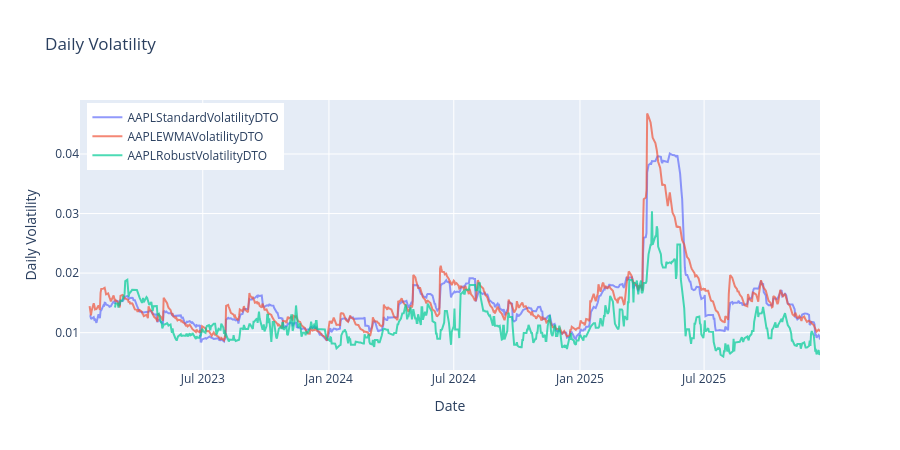
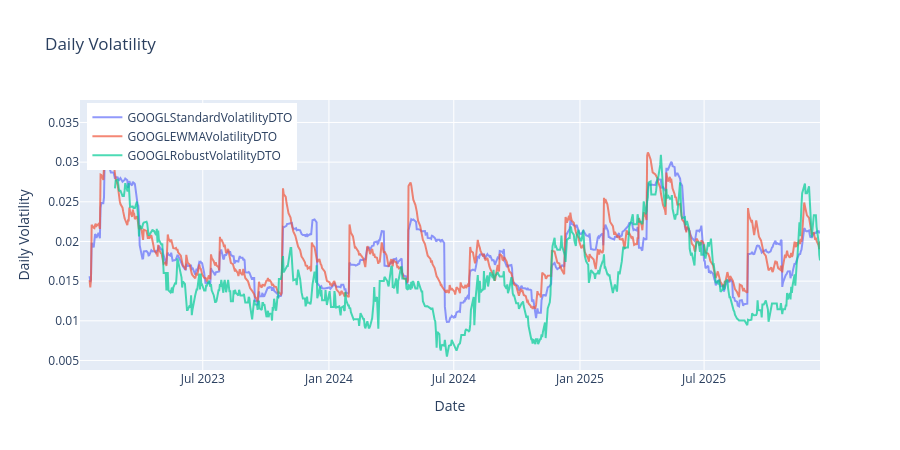
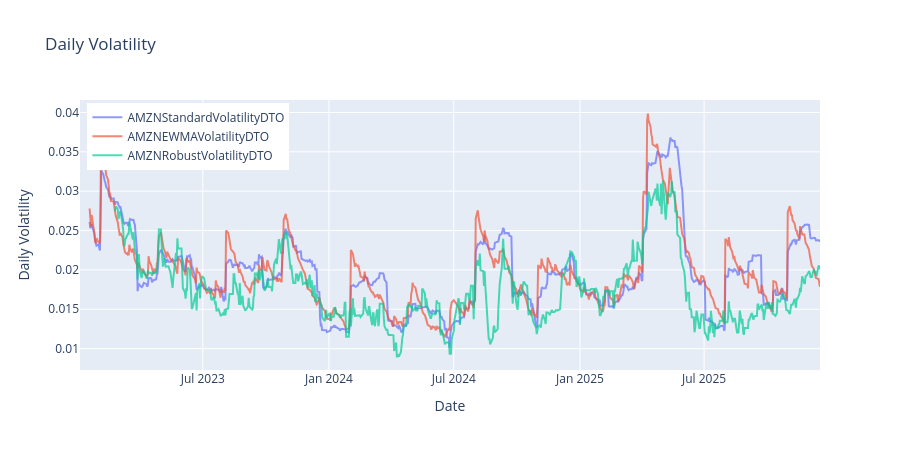
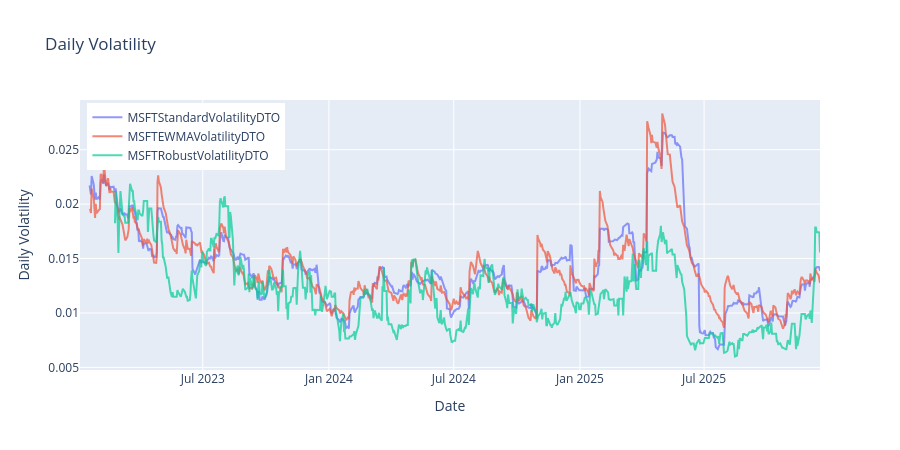

The notebook cell these images were saved under, in order:
### Markdown cell above
## Volatility

- all the volatilises are similar.
- EWMA has sudden peaks (undesirable)
- Robust gives the lowest values most of the time. (undesirable)
- Standard seems a good one to use for volatility standardization.
---

### Code cell
vols_classes = [StandardVolatilityDTO, EWMAVolatilityDTO, RobustVolatilityDTO]
vols_data: dict[str, list[VolatilityDTO]] = {}
for rt in returns:
    tkr = rt.price_data.ticker
    vols_data[tkr] = [vc(returns=rt) for vc in vols_classes]
    plotter = VolatilityPlotter()
    [plotter.add(i, tkr + i.__class__.__name__) for i in vols_data[tkr]]
    plotter.show()
vols_data

### Figure 1 — Plotly figure (JSON) as saved in the notebook; plotly's stock layout.template omitted (floating-point values rounded to 4 significant figures; data arrays with more than 128 entries replaced by an {"elided": "..."} marker saying what was removed)
{"data": [{"mode": "lines", "name": "AAPLStandardVolatilityDTO", "opacity": 0.7, "x": {"elided": "743 str values"}, "y": {"elided": "743 float values"}, "type": "scatter"}, {"mode": "lines", "name": "AAPLEWMAVolatilityDTO", "opacity": 0.7, "x": {"elided": "743 str values"}, "y": {"elided": "743 float values"}, "type": "scatter"}, {"mode": "lines", "name": "AAPLRobustVolatilityDTO", "opacity": 0.7, "x": {"elided": "743 str values"}, "y": {"elided": "743 float values"}, "type": "scatter"}], "layout": {"legend": {"yanchor": "top", "y": 0.99, "xanchor": "left", "x": 0.01}, "title": {"text": "Daily Volatility"}, "xaxis": {"title": {"text": "Date"}}, "yaxis": {"title": {"text": "Daily Volatility"}}, "hovermode": "x unified", "width": 900, "height": 450}}

### Figure 2 — Plotly figure (JSON) as saved in the notebook; plotly's stock layout.template omitted (floating-point values rounded to 4 significant figures; data arrays with more than 128 entries replaced by an {"elided": "..."} marker saying what was removed)
{"data": [{"mode": "lines", "name": "GOOGLStandardVolatilityDTO", "opacity": 0.7, "x": {"elided": "743 str values"}, "y": {"elided": "743 float values"}, "type": "scatter"}, {"mode": "lines", "name": "GOOGLEWMAVolatilityDTO", "opacity": 0.7, "x": {"elided": "743 str values"}, "y": {"elided": "743 float values"}, "type": "scatter"}, {"mode": "lines", "name": "GOOGLRobustVolatilityDTO", "opacity": 0.7, "x": {"elided": "743 str values"}, "y": {"elided": "743 float values"}, "type": "scatter"}], "layout": {"legend": {"yanchor": "top", "y": 0.99, "xanchor": "left", "x": 0.01}, "title": {"text": "Daily Volatility"}, "xaxis": {"title": {"text": "Date"}}, "yaxis": {"title": {"text": "Daily Volatility"}}, "hovermode": "x unified", "width": 900, "height": 450}}

### Figure 3 — Plotly figure (JSON) as saved in the notebook; plotly's stock layout.template omitted (floating-point values rounded to 4 significant figures; data arrays with more than 128 entries replaced by an {"elided": "..."} marker saying what was removed)
{"data": [{"mode": "lines", "name": "AMZNStandardVolatilityDTO", "opacity": 0.7, "x": {"elided": "743 str values"}, "y": {"elided": "743 float values"}, "type": "scatter"}, {"mode": "lines", "name": "AMZNEWMAVolatilityDTO", "opacity": 0.7, "x": {"elided": "743 str values"}, "y": {"elided": "743 float values"}, "type": "scatter"}, {"mode": "lines", "name": "AMZNRobustVolatilityDTO", "opacity": 0.7, "x": {"elided": "743 str values"}, "y": {"elided": "743 float values"}, "type": "scatter"}], "layout": {"legend": {"yanchor": "top", "y": 0.99, "xanchor": "left", "x": 0.01}, "title": {"text": "Daily Volatility"}, "xaxis": {"title": {"text": "Date"}}, "yaxis": {"title": {"text": "Daily Volatility"}}, "hovermode": "x unified", "width": 900, "height": 450}}

### Figure 4 — Plotly figure (JSON) as saved in the notebook; plotly's stock layout.template omitted (floating-point values rounded to 4 significant figures; data arrays with more than 128 entries replaced by an {"elided": "..."} marker saying what was removed)
{"data": [{"mode": "lines", "name": "MSFTStandardVolatilityDTO", "opacity": 0.7, "x": {"elided": "743 str values"}, "y": {"elided": "743 float values"}, "type": "scatter"}, {"mode": "lines", "name": "MSFTEWMAVolatilityDTO", "opacity": 0.7, "x": {"elided": "743 str values"}, "y": {"elided": "743 float values"}, "type": "scatter"}, {"mode": "lines", "name": "MSFTRobustVolatilityDTO", "opacity": 0.7, "x": {"elided": "743 str values"}, "y": {"elided": "743 float values"}, "type": "scatter"}], "layout": {"legend": {"yanchor": "top", "y": 0.99, "xanchor": "left", "x": 0.01}, "title": {"text": "Daily Volatility"}, "xaxis": {"title": {"text": "Date"}}, "yaxis": {"title": {"text": "Daily Volatility"}}, "hovermode": "x unified", "width": 900, "height": 450}}
